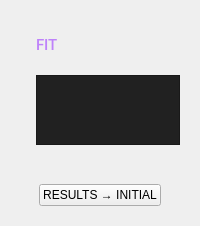
            <widget class="QWidget" name="fitWidget">
             <property name="sizePolicy">
              <sizepolicy hsizetype="Preferred" vsizetype="Expanding">
               <horstretch>0</horstretch>
               <verstretch>0</verstretch>
              </sizepolicy>
             </property>
             <property name="autoFillBackground">
              <bool>false</bool>
             </property>
             <layout class="QVBoxLayout" name="verticalLayout_15">
              <item>
               <widget class="QFrame" name="frame_fit">
                <property name="sizePolicy">
                 <sizepolicy hsizetype="Preferred" vsizetype="Preferred">
                  <horstretch>0</horstretch>
                  <verstretch>0</verstretch>
                 </sizepolicy>
                </property>
                <property name="frameShape">
                 <enum>QFrame::NoFrame</enum>
                </property>
                <property name="frameShadow">
                 <enum>QFrame::Plain</enum>
                </property>
                <layout class="QVBoxLayout" name="verticalLayout_8">
                 <property name="leftMargin">
                  <number>25</number>
                 </property>
                 <property name="topMargin">
                  <number>25</number>
                 </property>
                 <item>
                  <widget class="QLabel" name="label_7">
                   <property name="sizePolicy">
                    <sizepolicy hsizetype="Preferred" vsizetype="Preferred">
                     <horstretch>0</horstretch>
                     <verstretch>0</verstretch>
                    </sizepolicy>
                   </property>
                   <property name="font">
                    <font>
                     <family>Roboto Medium</family>
                     <pointsize>11</pointsize>
                     <weight>7</weight>
                     <italic>false</italic>
                     <bold>false</bold>
                    </font>
                   </property>
                   <property name="styleSheet">
                    <string notr="true">color: rgb(190, 130, 250);
font: 57 11pt &quot;Roboto Medium&quot;;
</string>
                   </property>
                   <property name="frameShape">
                    <enum>QFrame::NoFrame</enum>
                   </property>
                   <property name="text">
                    <string>FIT</string>
                   </property>
                   <property name="alignment">
                    <set>Qt::AlignLeading|Qt::AlignLeft|Qt::AlignTop</set>
                   </property>
                   <property name="margin">
                    <number>3</number>
                   </property>
                  </widget>
                 </item>
                 <item>
                  <spacer name="verticalSpacer_18">
                   <property name="orientation">
                    <enum>Qt::Vertical</enum>
                   </property>
                   <property name="sizeType">
                    <enum>QSizePolicy::Fixed</enum>
                   </property>
                   <property name="sizeHint" stdset="0">
                    <size>
                     <width>20</width>
                     <height>15</height>
                    </size>
                   </property>
                  </spacer>
                 </item>
                 <item>
                  <widget class="QScrollArea" name="fitScrollArea">
                   <property name="styleSheet">
                    <string notr="true">background-color: rgb(33,33,33);</string>
                   </property>
                   <property name="widgetResizable">
                    <bool>true</bool>
                   </property>
                   <widget class="QWidget" name="scrollAreaWidgetContents_2">
                    <property name="geometry">
                     <rect>
                      <x>0</x>
                      <y>0</y>
                      <width>37</width>
                      <height>16</height>
                     </rect>
                    </property>
                   </widget>
                  </widget>
                 </item>
                 <item>
                  <spacer name="verticalSpacer_19">
                   <property name="orientation">
                    <enum>Qt::Vertical</enum>
                   </property>
                   <property name="sizeType">
                    <enum>QSizePolicy::Fixed</enum>
                   </property>
                   <property name="sizeHint" stdset="0">
                    <size>
                     <width>20</width>
                     <height>15</height>
                    </size>
                   </property>
                  </spacer>
                 </item>
                </layout>
               </widget>
              </item>
              <item>
               <widget class="QFrame" name="frame_6">
                <property name="frameShape">
                 <enum>QFrame::NoFrame</enum>
                </property>
                <property name="frameShadow">
                 <enum>QFrame::Raised</enum>
                </property>
                <layout class="QHBoxLayout" name="horizontalLayout_8">
                 <item>
                  <widget class="QPushButton" name="pushButton_2">
                   <property name="sizePolicy">
                    <sizepolicy hsizetype="Fixed" vsizetype="Fixed">
                     <horstretch>0</horstretch>
                     <verstretch>0</verstretch>
                    </sizepolicy>
                   </property>
                   <property name="toolTip">
                    <string>Load the current value to the initial value</string>
                   </property>
                   <property name="text">
                    <string>RESULTS → INITIAL</string>
                   </property>
                  </widget>
                 </item>
                </layout>
               </widget>
              </item>
             </layout>
            </widget>
